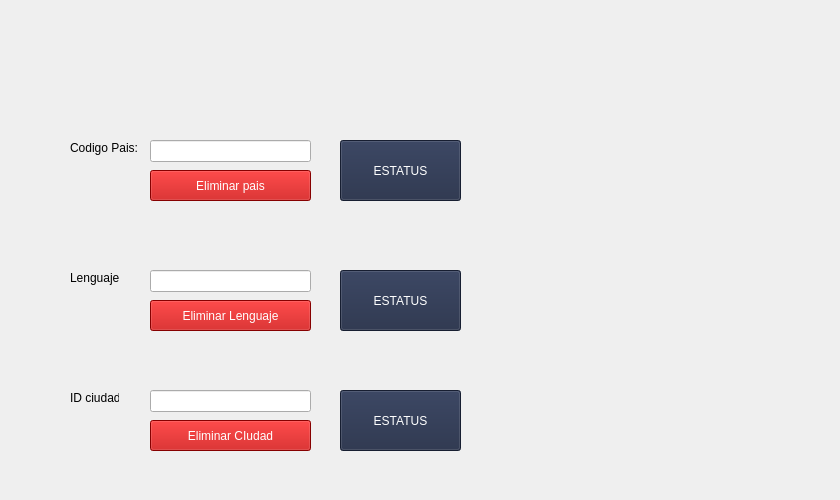
    <widget class="QWidget" name="eliminarCampo">
     <attribute name="title">
      <string>Eliminar Datos</string>
     </attribute>
     <widget class="QLabel" name="label_28">
      <property name="geometry">
       <rect>
        <x>70</x>
        <y>140</y>
        <width>71</width>
        <height>16</height>
       </rect>
      </property>
      <property name="font">
       <font>
        <weight>50</weight>
        <italic>false</italic>
        <bold>false</bold>
       </font>
      </property>
      <property name="styleSheet">
       <string notr="true">color: rgb(0, 0, 0);</string>
      </property>
      <property name="text">
       <string>Codigo Pais:</string>
      </property>
     </widget>
     <widget class="QLineEdit" name="codigoEliminarp">
      <property name="geometry">
       <rect>
        <x>150</x>
        <y>140</y>
        <width>161</width>
        <height>22</height>
       </rect>
      </property>
     </widget>
     <widget class="QPushButton" name="bt_EliminarPais">
      <property name="geometry">
       <rect>
        <x>150</x>
        <y>170</y>
        <width>161</width>
        <height>31</height>
       </rect>
      </property>
      <property name="styleSheet">
       <string notr="true">background-color: rgb(188, 0, 0);
color: rgb(255, 255, 255);</string>
      </property>
      <property name="text">
       <string>Eliminar pais</string>
      </property>
     </widget>
     <widget class="QPushButton" name="estatusPais">
      <property name="geometry">
       <rect>
        <x>340</x>
        <y>140</y>
        <width>121</width>
        <height>61</height>
       </rect>
      </property>
      <property name="styleSheet">
       <string notr="true">background-color: rgb(32, 42, 68);
border-bottom-color: rgb(255, 255, 255);
color: rgb(255, 255, 255);</string>
      </property>
      <property name="text">
       <string>ESTATUS</string>
      </property>
     </widget>
     <widget class="QLabel" name="label_29">
      <property name="geometry">
       <rect>
        <x>70</x>
        <y>270</y>
        <width>49</width>
        <height>16</height>
       </rect>
      </property>
      <property name="text">
       <string>Lenguaje</string>
      </property>
     </widget>
     <widget class="QLabel" name="label_30">
      <property name="geometry">
       <rect>
        <x>70</x>
        <y>390</y>
        <width>49</width>
        <height>16</height>
       </rect>
      </property>
      <property name="text">
       <string>ID ciudad</string>
      </property>
     </widget>
     <widget class="QLineEdit" name="codigoEliminarc">
      <property name="geometry">
       <rect>
        <x>150</x>
        <y>390</y>
        <width>161</width>
        <height>22</height>
       </rect>
      </property>
     </widget>
     <widget class="QPushButton" name="bt_EliminarCiudad">
      <property name="geometry">
       <rect>
        <x>150</x>
        <y>420</y>
        <width>161</width>
        <height>31</height>
       </rect>
      </property>
      <property name="styleSheet">
       <string notr="true">background-color: rgb(188, 0, 0);
color: rgb(255, 255, 255);</string>
      </property>
      <property name="text">
       <string>Eliminar CIudad</string>
      </property>
     </widget>
     <widget class="QPushButton" name="estatusCiudad">
      <property name="geometry">
       <rect>
        <x>340</x>
        <y>390</y>
        <width>121</width>
        <height>61</height>
       </rect>
      </property>
      <property name="styleSheet">
       <string notr="true">background-color: rgb(32, 42, 68);
color: rgb(255, 255, 255);</string>
      </property>
      <property name="text">
       <string>ESTATUS</string>
      </property>
     </widget>
     <widget class="QLineEdit" name="lineEdit_3">
      <property name="geometry">
       <rect>
        <x>150</x>
        <y>270</y>
        <width>161</width>
        <height>22</height>
       </rect>
      </property>
     </widget>
     <widget class="QPushButton" name="estatusLenguaje">
      <property name="geometry">
       <rect>
        <x>340</x>
        <y>270</y>
        <width>121</width>
        <height>61</height>
       </rect>
      </property>
      <property name="styleSheet">
       <string notr="true">background-color: rgb(32, 42, 68);
color: rgb(255, 255, 255);</string>
      </property>
      <property name="text">
       <string>ESTATUS</string>
      </property>
     </widget>
     <widget class="QPushButton" name="bt_EliminarLenguaje">
      <property name="geometry">
       <rect>
        <x>150</x>
        <y>300</y>
        <width>161</width>
        <height>31</height>
       </rect>
      </property>
      <property name="styleSheet">
       <string notr="true">background-color: rgb(188, 0, 0);
color: rgb(255, 255, 255);</string>
      </property>
      <property name="text">
       <string>Eliminar Lenguaje</string>
      </property>
     </widget>
     <widget class="QPushButton" name="pushButton_3">
      <property name="geometry">
       <rect>
        <x>510</x>
        <y>90</y>
        <width>321</width>
        <height>401</height>
       </rect>
      </property>
      <property name="styleSheet">
       <string notr="true">background-color: rgb(255, 255, 255);</string>
      </property>
      <property name="text">
       <string/>
      </property>
      <property name="icon">
       <iconset>
        <normaloff>Images/Icon_delete.svg (1).png</normaloff>Images/Icon_delete.svg (1).png</iconset>
      </property>
      <property name="iconSize">
       <size>
        <width>300</width>
        <height>300</height>
       </size>
      </property>
      <property name="flat">
       <bool>true</bool>
      </property>
     </widget>
    </widget>
